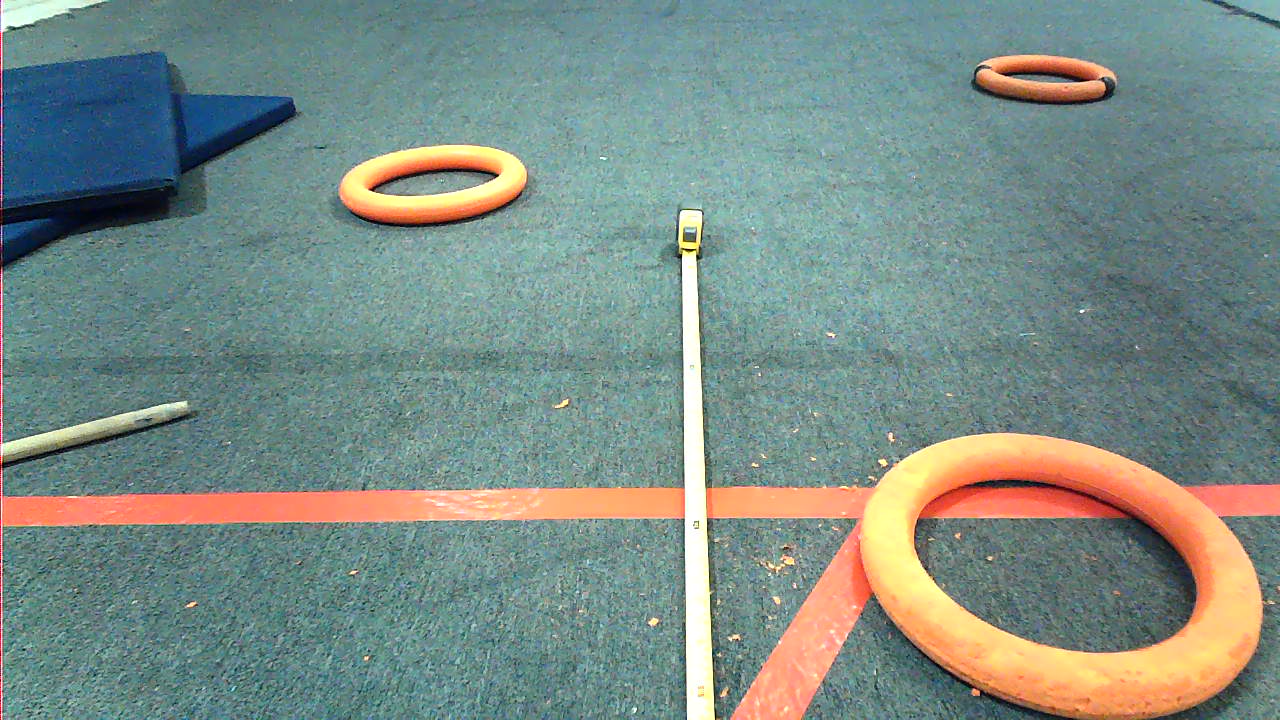
#> input picture TestingImages/2024-Ring/Notes.png, 1280 x 720 px, found by its file name
$ jupyter execute ColorDetection-2024.ipynb
#> lines starting #> are read from the running program, lines starting #| are printed output that depends on the picture; after the words box and inside, x2 and y2 are one past the last pixel; in counts of white or black regions, pixels touching at a corner belong together
To set up the python notebook run the next cell and then click install (it might take a while)

[cell 1]
print("Hello World")

### Import all necessary libraries

[cell 2]
import cv2 # cv2 -> Imports open-cv our computer vision library
import numpy as np # Import the library numpy, and shorten it's name to np

### Defining the Color Range

First, we need to define our color range. The color range is in the **HSV** format: Hue, Saturation, Value.

If you don't remember what the HSV color format is, please refer to the [RaspberryPiAlgorithmOverview](https://docs.google.com/presentation/d/1yrU-Dv-jRNRMyOsbtqIMjXC6S4zTtdYh/edit?usp=sharing&ouid=106914480700002256916&rtpof=true&sd=true) presentation.

[cell 3]
# The low bounds, [h, s, v]
low_bounds = np.array([9, 35, 0])
# The top bounds, [h, s, v]
top_bounds = np.array([31, 255, 255])

### Loading an Image

To start working, we first need an image. For now, we will load a given image instead of using any cameras to capture a new one.

Here is how it is done:

[cell 4]
# Notes.png is the path to our image
image = cv2.imread("..\\TestingImages\\2024-Ring\\Notes.png")
#> image is the input picture: shape (720, 1280, 3); mean B, G, R 134.1, 140.6, 123.5

Let's display our image to see what we are working with

[cell 5]
# Parameters: Name (can be anything), The actual image
cv2.imshow("Note Image", image)

# Used to close the window when done
cv2.waitKey(0)
cv2.destroyAllWindows()

[cell 6]
original_image = image.copy()

### Detecting the Object in the Given Image

Now we want to detect our object in the given image.

1. **Convert Image to HSV Color Format**
   First, we need to convert our image (which uses the RGB color format) to HSV color format:

[cell 7]
hsv = cv2.cvtColor(image, cv2.COLOR_BGR2HSV)
#> hsv: shape (720, 1280, 3); mean H, S, V 78.7, 74.5, 153.7

2. **Create a Mask**
   A mask is an image (2d array) that holds `True` (white) and `False` (black) values for each pixel. `True` if the pixel is inside our range and `False` otherwise

[cell 8]
mask = cv2.inRange(hsv, low_bounds, top_bounds)
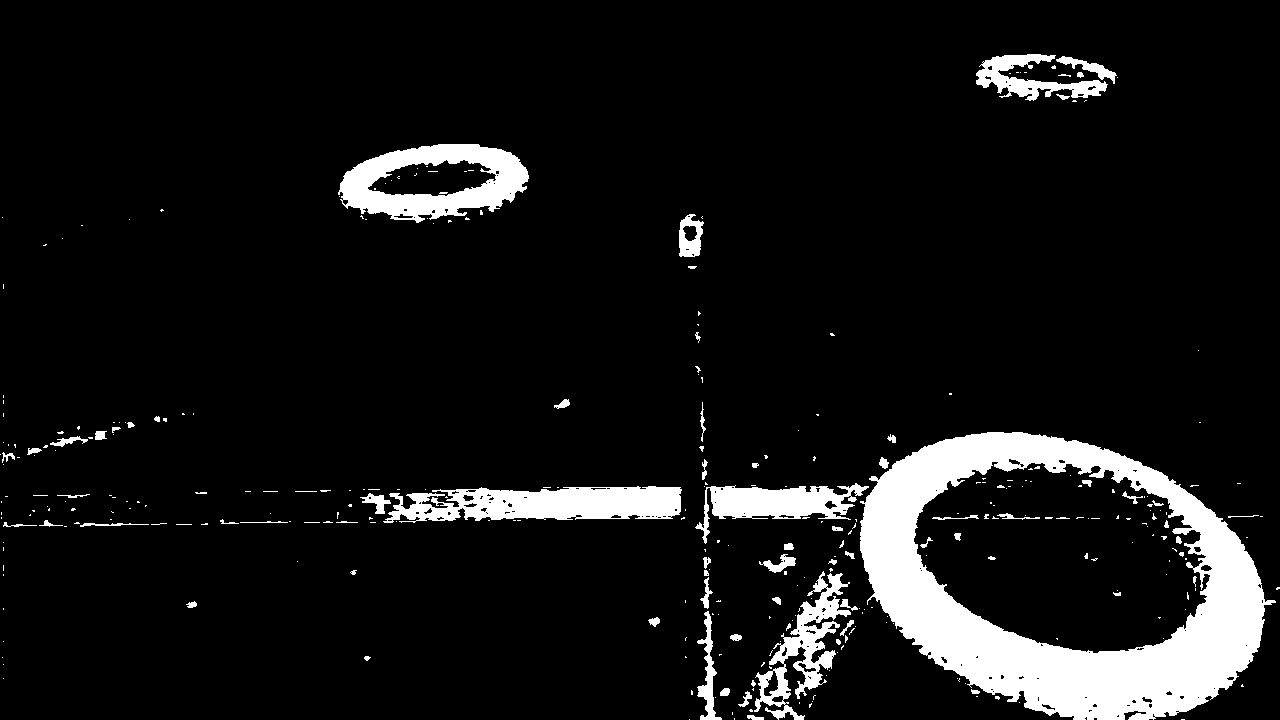
#> mask: shape (720, 1280); 8.8% white; 331 white regions (257 under 20 px), largest, box (x1, y1, x2, y2) and area: (860, 432, 1276, 720) 47158, (383, 486, 682, 523) 7802, (338, 144, 529, 223) 7800

3. **Display the mask**
   Lets display our original image and the mask to the screen and see if it is correct, we should see that every orange pixel in the image is colored white in the mask

[cell 9]
cv2.imshow("Original Image", image)
cv2.imshow("Mask", mask)

cv2.waitKey(0)
cv2.destroyAllWindows()

### Noise Reduction in the Mask

As we can clearly see, this is far from perfect. We get something that we call "noise" everywhere — those very small clumps of pixels that we, as humans, can clearly tell aren't part of the object.

We will use two built-in operations: **Morphological Opening** and **Morphological Closing**. Each one of these functions takes two parameters as input: the image and the "kernel". The kernel is the matrix (A rectangle) that defines the neighborhood used for the morphological operations.

More info can be found here [OpenCV Morphological Operations Tutorial](https://docs.opencv.org/4.x/d9/d61/tutorial_py_morphological_ops.html)

Below, you can see images that demonstrate what the morphological operations are doing:

Morphological Opening

Morphological Closing

### Understanding the Kernel

The "kernel" is like a small window that we move over the image to look at one tiny part at a time. Imagine you have a magnifying glass, and you're moving it over a picture to see different small sections of the picture. The kernel helps the computer decide how to clean up or change the image by looking at these small sections. It helps in smoothing out the noise and making the important parts of the image stand out.
The kernel is essentially a small rectangle of pixels that the computer looks at

### This is how it's done in code:

[cell 10]
# Define the kernel for the morphological operation
# It is a 7*7 2d array of ones
# Try changing the size of the kernel to see how it affects the image
kernel = np.ones((7, 7), np.uint8)
print(kernel)

# Perform morphological opening to remove noise
opening = cv2.morphologyEx(mask, cv2.MORPH_OPEN, kernel)
#> opening: shape (720, 1280); 7.4% white; 39 white regions, largest, box (x1, y1, x2, y2) and area: (860, 432, 1264, 720) 45439, (340, 144, 528, 216) 7281, (465, 486, 681, 520) 5655

# Perform morphological closing to close small holes
processed_mask = cv2.morphologyEx(opening, cv2.MORPH_CLOSE, kernel)
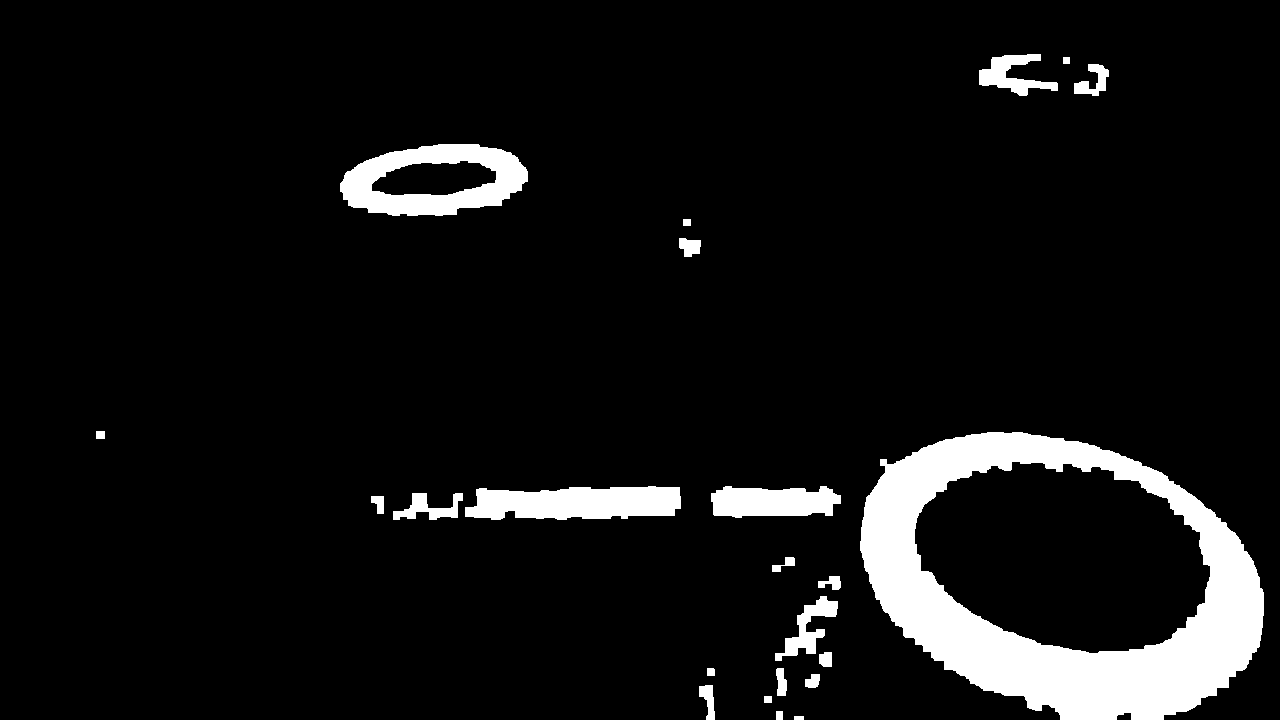
#> processed_mask: shape (720, 1280); 7.5% white; 23 white regions

Let's see the difference

[cell 11]
cv2.imshow("Mask", mask)
cv2.imshow("Processed Mask", processed_mask)

cv2.waitKey(0)
cv2.destroyAllWindows()

### Detecting Contours

Much better!

Now that we know which pixels are part of our object, let's do something useful with this information.

We will use the built-in function `findContours`, which will enclose our pixels inside a contour.

In this example I use `cv2.CHAIN_APPROX_NONE` this is for better visualization, when we want better performance we will use `cv.CHAIN_APPROX_SIMPLE`

More info can be found here: [OpenCv Contours](https://docs.opencv.org/3.4/d4/d73/tutorial_py_contours_begin.html)

[cell 12]
contours, _ = cv2.findContours(processed_mask, cv2.RETR_LIST, cv2.CHAIN_APPROX_NONE)
#> contours = 25 contours; largest, box (x1, y1, x2, y2) and area: (860, 432, 1264, 720) 87504, (914, 461, 1211, 654) 42454, (340, 144, 528, 216) 10256, (465, 486, 681, 520) 5702, (371, 160, 497, 196) 3230

# Draw the contours on the image
for contour in contours:
    cv2.drawContours(image, contour, -1, (0, 255, 0), 2)
#> this loop made 25 passes
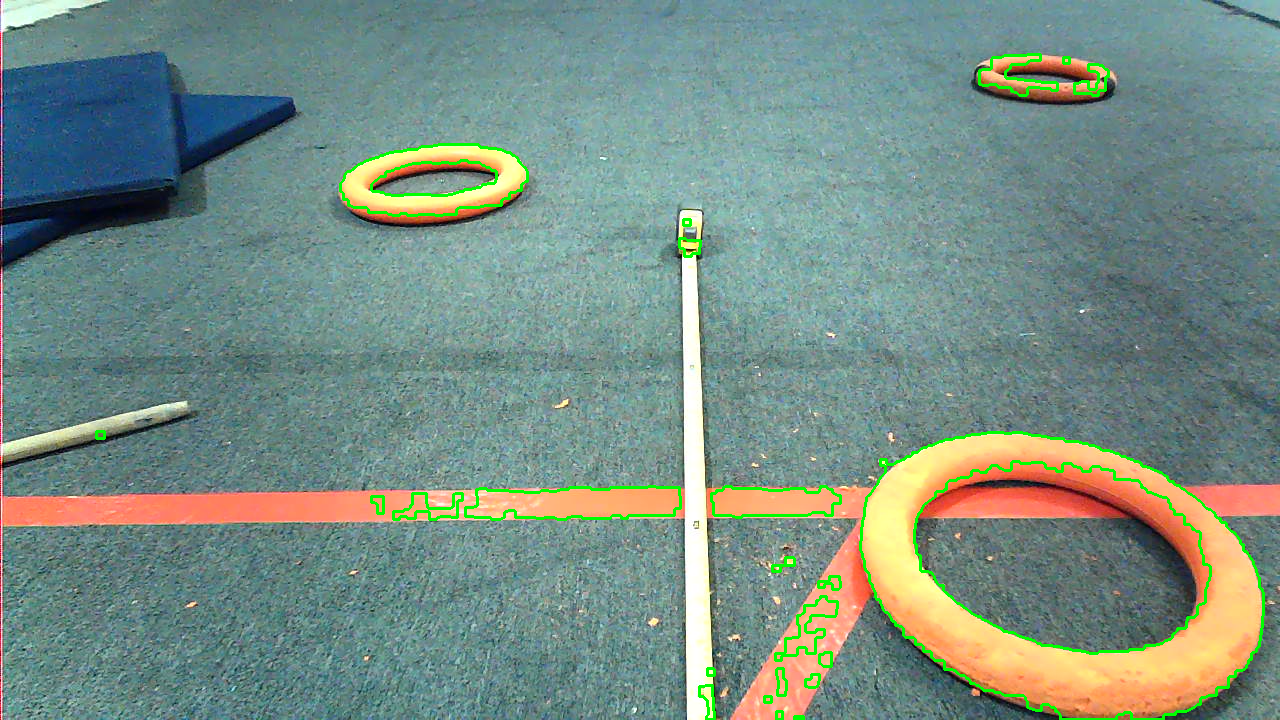
#> image: shape (720, 1280, 3); 1.65% of pixels changed, all inside (x1, y1, x2, y2) = (95, 53, 1265, 720)

cv2.imshow("Image", image)
cv2.imshow("Processed Mask", processed_mask)

cv2.waitKey(0)
cv2.destroyAllWindows()

### Addressing False Positives in Detection

Now we notice a problem: the orange electrical line at the side of the field is being detected.

**How can we help the program tell apart a game object from other orange things in the background?**

Here is one solution:

Notice that every game object has two contours: the inside one and the outside one. The program will consider a contour to be the outside contour of a game object only if it encloses another contour.

[cell 13]
# We will first find a rectangle for each contour that encloses it
bounding_rectangles = []

for contour in contours:
    bounding_rectangles.append(cv2.boundingRect(contour))
#> after the loop, bounding_rectangles = 25 items, first 6: (794, 716, 10, 4), (776, 711, 7, 9), (764, 696, 8, 7), (699, 685, 16, 35), (805, 674, 15, 14), (776, 668, 11, 28)

# Function to check if one rectangle is inside another
def is_rectangle_inside(outer, inner):
    # Each cv2 rectangle uses the following format:
    # Python tuple (top left point x, top left point y, rectangle width, rectangle height)
    x1_outer, y1_outer, w_outer, h_outer = outer
    x1_inner, y1_inner, w_inner, h_inner = inner

    x2_outer, y2_outer = x1_outer + w_outer, y1_outer + h_outer
    x2_inner, y2_inner = x1_inner + w_inner, y1_inner + h_inner

    return x1_outer < x1_inner < x2_inner < x2_outer and y1_outer < y1_inner < y2_inner < y2_outer

# Filter contours to find those whose bounding rectangles enclose another rectangle
filtered_contours = []
for i, outer_rect in enumerate(bounding_rectangles):
    for j, inner_rect in enumerate(bounding_rectangles):
        if i != j and is_rectangle_inside(outer_rect, inner_rect):
            filtered_contours.append(contours[i])
            break
#> this loop made 25 passes
#> outer_rect on passes 4 to 11: (699, 685, 16, 35), (805, 674, 15, 14), (776, 668, 11, 28), (707, 668, 8, 8), (819, 652, 13, 15), (775, 596, 63, 65), (818, 576, 23, 14), (772, 557, 23, 15)


# Draw filtered contours on the image
image = original_image.copy()
for contour in filtered_contours:
    cv2.drawContours(image, contour, -1, (0, 255, 0), 2)
#> this loop made 2 passes
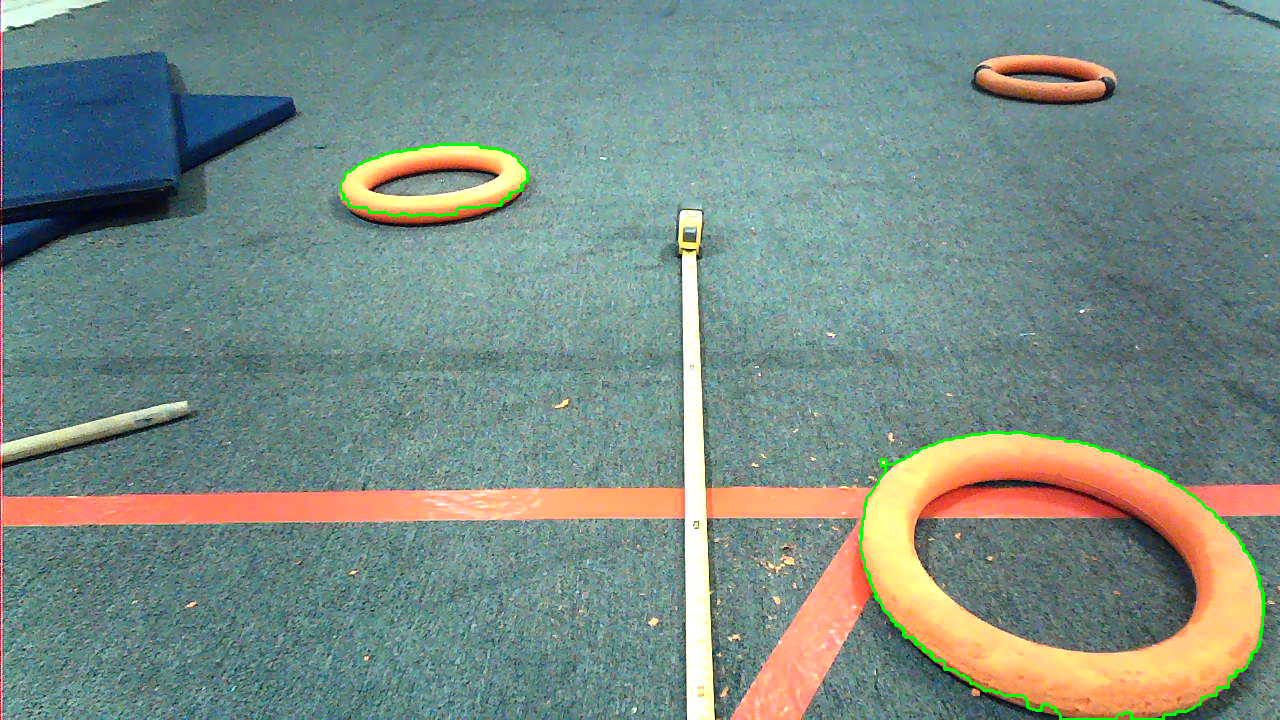
#> image: shape (720, 1280, 3); 0.51% of pixels changed, all inside (x1, y1, x2, y2) = (339, 143, 1265, 720)


# Display the output image
cv2.imshow('Contours with Inner Rectangles', image)
cv2.waitKey(0)
cv2.destroyAllWindows()
